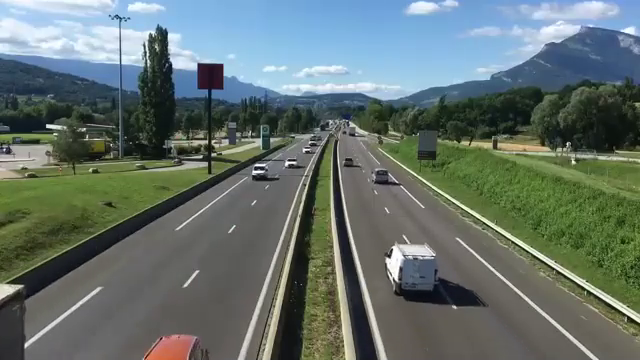
#> input picture frame 70 of Resources/Videos/Traffic1.mp4, 640 x 360 px
$ python main.py
#> lines starting #> are read from the running program, lines starting #| are printed output that depends on the picture
### detect_car.py
import cv2
import datetime
import pandas as pd
from OCR import read_license_plate

# Function to grab the license plate picture
def capture_plate(video_path):
#> called with video_path = 'Resources/Videos/Traffic1.mp4'
    cap = cv2.VideoCapture(video_path)
    df = pd.read_csv("lookup_table.csv")
#> (reads lookup_table.csv from the repository)

    # Detects moving objects from stationary camera
    detect_objects = cv2.createBackgroundSubtractorMOG2(history=100, varThreshold=40)

    # Keep track of the number of cars that pass by
    cars = 0
    licenses = []
    names = []

    while True:
        # Extract frames from video
        ret, frame = cap.read()
#> frame is the input picture: shape (360, 640, 3); mean B, G, R 109.6, 114.1, 100.8

        # Detect objects only on the right
        try:
            height, width, _ = frame.shape
#> height = 360; width = 640
        except AttributeError:
            break

        right_side = frame[180: 360, 320: 600]
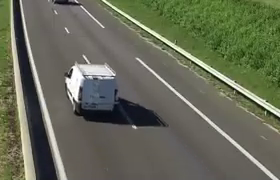
#> right_side: shape (180, 280, 3); mean B, G, R 87.8, 106.2, 102.5

        # Extract only vehicles
        mask = detect_objects.apply(right_side)
#> mask: shape (180, 280); every value is 127
        _, mask = cv2.threshold(mask, 200, 255, cv2.THRESH_BINARY)
#> mask: shape (180, 280); every value is 0
        contours, _ = cv2.findContours(mask, cv2.RETR_TREE, cv2.CHAIN_APPROX_SIMPLE)
#> contours = []

        # Draws red contours
        for cnt in contours:

            # Remove noise by only drawing on big objects
            size = cv2.contourArea(cnt)

            if size > 100:
                x, y, w, h = cv2.boundingRect(cnt)
                cv2.rectangle(right_side, (x, y), (x + w, y + h), (0, 0, 255), 3)

                # For every passing car pass an image of a license plate
                if (y == 1):
                    cars += 1

                    # Function that uses machine learning to read the license plate
                    licenses.append(read_license_plate(f"Resources/Images/{cars}.jpg", datetime.datetime.now()))

                    # Matches license plate to owner
                    for i in range(len(df)):
                        if df.iloc[i]['License Plate'] == licenses[-1][0]:
                            df.loc[i, 'Most Recent Date'] = str(licenses[-1][1])
                            if (df.iloc[i]['Owner'] not in names):
                                print(f"Charging {df.iloc[i]['Owner']}...")
                                names.append(df.iloc[i]['Owner'])
#> this loop made 0 passes
#> after the loop, cars = 0; licenses = []; names = []


        #cv2.imshow("Right Side of Highway", right_side)
        #cv2.imshow("Mask", mask)
        cv2.imshow("Frame", frame)

        #out.write(frame)

        # 33 ms delay between frames
        cv2.waitKey(33)

        # Click the "X" icon to close window
        if cv2.getWindowProperty("Frame", cv2.WND_PROP_VISIBLE) < 1:
            break


    cap.release()
    cv2.destroyAllWindows()

    # Saves the time to the csv
    df.to_csv("lookup_table.csv", index=False)

### main.py
from detect_car import capture_plate
import pandas as pd

# Path to video
input_path = "Resources/Videos/Traffic1.mp4"


capture_plate(input_path)
